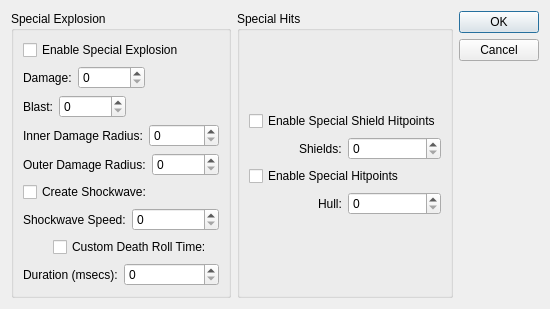
<?xml version="1.0" encoding="UTF-8"?>
<ui version="4.0">
 <class>fso::fred::dialogs::ShipSpecialStatsDialog</class>
 <widget class="QDialog" name="fso::fred::dialogs::ShipSpecialStatsDialog">
  <property name="geometry">
   <rect>
    <x>0</x>
    <y>0</y>
    <width>518</width>
    <height>287</height>
   </rect>
  </property>
  <property name="windowTitle">
   <string>Custom Stats</string>
  </property>
  <layout class="QHBoxLayout" name="horizontalLayout">
   <item>
    <widget class="QGroupBox" name="expGroupBox">
     <property name="title">
      <string>Special Explosion</string>
     </property>
     <layout class="QVBoxLayout" name="verticalLayout">
      <item>
       <layout class="QVBoxLayout" name="explosionLayout">
        <item>
         <widget class="QCheckBox" name="explodeCheckBox">
          <property name="text">
           <string>Enable Special Explosion</string>
          </property>
         </widget>
        </item>
        <item>
         <layout class="QHBoxLayout" name="damageLayout">
          <item alignment="Qt::AlignRight">
           <widget class="QLabel" name="damageLabel">
            <property name="text">
             <string>Damage:</string>
            </property>
           </widget>
          </item>
          <item>
           <widget class="QSpinBox" name="damageSpinBox">
            <property name="maximum">
             <number>2147483647</number>
            </property>
           </widget>
          </item>
          <item>
           <spacer name="damageSpacer">
            <property name="orientation">
             <enum>Qt::Horizontal</enum>
            </property>
            <property name="sizeHint" stdset="0">
             <size>
              <width>40</width>
              <height>20</height>
             </size>
            </property>
           </spacer>
          </item>
         </layout>
        </item>
        <item>
         <layout class="QHBoxLayout" name="blastLayout">
          <item alignment="Qt::AlignRight">
           <widget class="QLabel" name="blastLabel">
            <property name="text">
             <string>Blast:</string>
            </property>
           </widget>
          </item>
          <item>
           <widget class="QSpinBox" name="blastSpinBox">
            <property name="maximum">
             <number>2147483647</number>
            </property>
           </widget>
          </item>
          <item>
           <spacer name="blastSpacer">
            <property name="orientation">
             <enum>Qt::Horizontal</enum>
            </property>
            <property name="sizeHint" stdset="0">
             <size>
              <width>40</width>
              <height>20</height>
             </size>
            </property>
           </spacer>
          </item>
         </layout>
        </item>
        <item>
         <layout class="QHBoxLayout" name="iDamageRadiusLayout">
          <item alignment="Qt::AlignRight">
           <widget class="QLabel" name="iRadiusLabel">
            <property name="text">
             <string>Inner Damage Radius:</string>
            </property>
           </widget>
          </item>
          <item>
           <widget class="QSpinBox" name="iRadiusSpinBox">
            <property name="maximum">
             <number>2147483647</number>
            </property>
           </widget>
          </item>
         </layout>
        </item>
        <item>
         <layout class="QHBoxLayout" name="oRadiusLayout">
          <item alignment="Qt::AlignRight">
           <widget class="QLabel" name="oRadiusLabel">
            <property name="text">
             <string>Outer Damage Radius:</string>
            </property>
           </widget>
          </item>
          <item>
           <widget class="QSpinBox" name="oRadiusSpinBox">
            <property name="maximum">
             <number>2147483647</number>
            </property>
           </widget>
          </item>
         </layout>
        </item>
        <item>
         <layout class="QHBoxLayout" name="createShockwaveLayout">
          <item alignment="Qt::AlignLeft">
           <widget class="QCheckBox" name="createShockwaveCheckBox">
            <property name="layoutDirection">
             <enum>Qt::LeftToRight</enum>
            </property>
            <property name="text">
             <string>Create Shockwave:</string>
            </property>
           </widget>
          </item>
          <item>
           <spacer name="createShockwaveSpacer">
            <property name="orientation">
             <enum>Qt::Horizontal</enum>
            </property>
           </spacer>
          </item>
         </layout>
        </item>
        <item>
         <layout class="QHBoxLayout" name="shockwaveSpeedLayout">
          <item alignment="Qt::AlignRight">
           <widget class="QLabel" name="shockwaveSpeedLabel">
            <property name="text">
             <string>Shockwave Speed:</string>
            </property>
           </widget>
          </item>
          <item>
           <widget class="QSpinBox" name="shockwaveSpeedSpinBox">
            <property name="maximum">
             <number>2147483647</number>
            </property>
           </widget>
          </item>
         </layout>
        </item>
        <item>
         <layout class="QHBoxLayout" name="deathRollLayout">
          <item alignment="Qt::AlignRight">
           <widget class="QCheckBox" name="deathRollCheckBox">
            <property name="layoutDirection">
             <enum>Qt::LeftToRight</enum>
            </property>
            <property name="text">
             <string>Custom Death Roll Time:</string>
            </property>
           </widget>
          </item>
          <item>
           <spacer name="deathRollSpacer">
            <property name="orientation">
             <enum>Qt::Horizontal</enum>
            </property>
           </spacer>
          </item>
         </layout>
        </item>
        <item>
         <layout class="QHBoxLayout" name="rollTimeLayout">
          <item alignment="Qt::AlignRight">
           <widget class="QLabel" name="rollTimeLabel">
            <property name="text">
             <string>Duration (msecs):</string>
            </property>
           </widget>
          </item>
          <item>
           <widget class="QSpinBox" name="rollTimeSpinBox">
            <property name="maximum">
             <number>2147483647</number>
            </property>
           </widget>
          </item>
         </layout>
        </item>
       </layout>
      </item>
     </layout>
    </widget>
   </item>
   <item>
    <widget class="QGroupBox" name="hitsGroupbox">
     <property name="title">
      <string>Special Hits</string>
     </property>
     <layout class="QVBoxLayout" name="verticalLayout_2">
      <item>
       <layout class="QVBoxLayout" name="hitsLayout">
        <item>
         <widget class="QCheckBox" name="specialShieldCheckBox">
          <property name="text">
           <string>Enable Special Shield Hitpoints</string>
          </property>
         </widget>
        </item>
        <item>
         <layout class="QHBoxLayout" name="shieldLayout">
          <item alignment="Qt::AlignRight">
           <widget class="QLabel" name="shieldLabel">
            <property name="text">
             <string>Shields:</string>
            </property>
           </widget>
          </item>
          <item>
           <widget class="QSpinBox" name="shieldSpinBox">
            <property name="maximum">
             <number>2147483647</number>
            </property>
           </widget>
          </item>
         </layout>
        </item>
        <item>
         <widget class="QCheckBox" name="specialHullCheckbox">
          <property name="text">
           <string>Enable Special Hitpoints</string>
          </property>
         </widget>
        </item>
        <item>
         <layout class="QHBoxLayout" name="hullLaout">
          <item alignment="Qt::AlignRight">
           <widget class="QLabel" name="hullLabel">
            <property name="text">
             <string>Hull:</string>
            </property>
           </widget>
          </item>
          <item>
           <widget class="QSpinBox" name="hullSpinBox">
            <property name="maximum">
             <number>2147483647</number>
            </property>
           </widget>
          </item>
         </layout>
        </item>
       </layout>
      </item>
     </layout>
    </widget>
   </item>
   <item>
    <widget class="QDialogButtonBox" name="buttonBox">
     <property name="orientation">
      <enum>Qt::Vertical</enum>
     </property>
     <property name="standardButtons">
      <set>QDialogButtonBox::Cancel|QDialogButtonBox::Ok</set>
     </property>
    </widget>
   </item>
  </layout>
 </widget>
 <resources>
  <include location="../resources/resources.qrc"/>
 </resources>
 <connections>
  <connection>
   <sender>buttonBox</sender>
   <signal>accepted()</signal>
   <receiver>fso::fred::dialogs::ShipSpecialStatsDialog</receiver>
   <slot>accept()</slot>
   <hints>
    <hint type="sourcelabel">
     <x>20</x>
     <y>20</y>
    </hint>
    <hint type="destinationlabel">
     <x>20</x>
     <y>20</y>
    </hint>
   </hints>
  </connection>
  <connection>
   <sender>buttonBox</sender>
   <signal>rejected()</signal>
   <receiver>fso::fred::dialogs::ShipSpecialStatsDialog</receiver>
   <slot>reject()</slot>
   <hints>
    <hint type="sourcelabel">
     <x>20</x>
     <y>20</y>
    </hint>
    <hint type="destinationlabel">
     <x>20</x>
     <y>20</y>
    </hint>
   </hints>
  </connection>
 </connections>
</ui>
